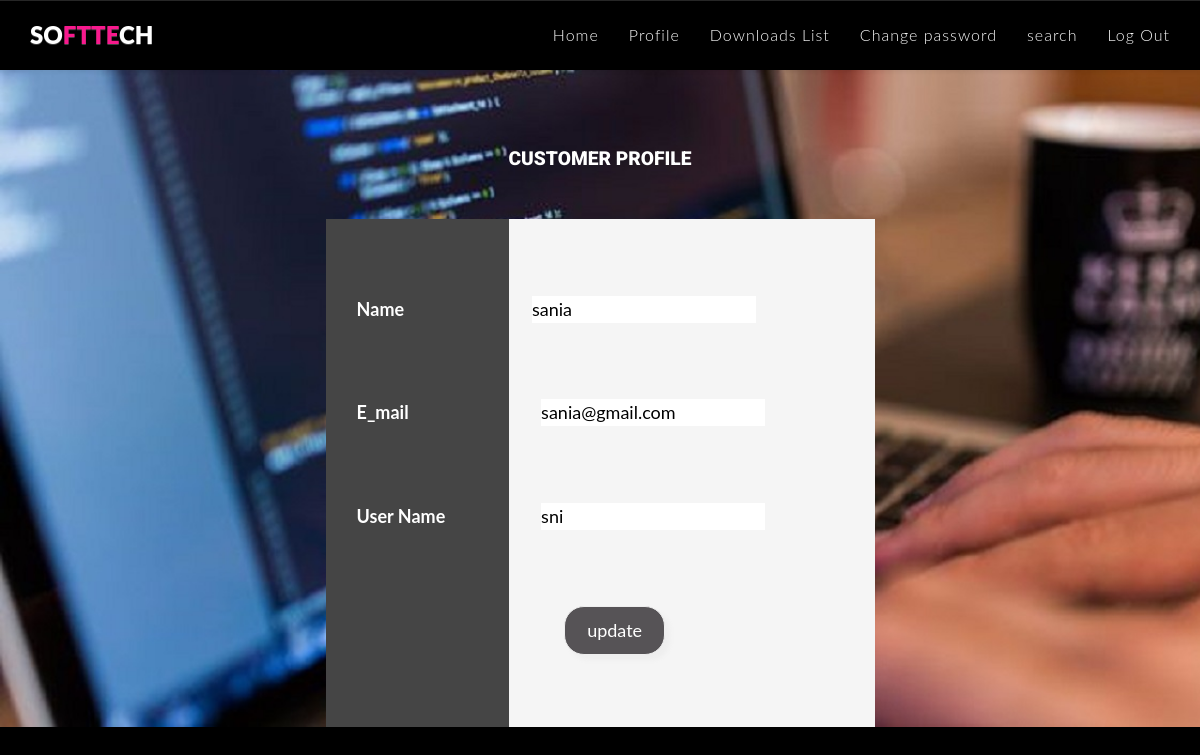
Page /edit_customer_profile.php (signed in) on the committed database.
### tables this page shows
CREATE TABLE `customer` (
  `cid` int(11) NOT NULL,
  `name` varchar(30) NOT NULL,
  `email_id` varchar(30) NOT NULL,
  `status` int(11) NOT NULL,
  `logid` int(11) NOT NULL
);

### edit_customer_profile.php (the view, shortened to what this page needs)
<!DOCTYPE html>
<html>
<head>
<link rel="stylesheet" type="text/css" href="css/oh-autoval-style.css">
<link rel="stylesheet" type="text/css" href="library/font-awesome-4.3.0/css/font-awesome.min.css">
	<link rel="stylesheet" type="text/css" href="css/animate.css">
	<link rel="stylesheet" type="text/css" href="css/owl.carousel.css">
        <link rel="stylesheet" type="text/css" href="css/owl.theme.css">
	<link rel="stylesheet" type="text/css" href="css/magnific-popup.css">
        <link rel ="stylesheet" type="text/css" href="library/vegas/vegas.min.css">
	<link rel="stylesheet" type="text/css" href="library/bootstrap/css/bootstrap-theme.min.css">
	<link rel="stylesheet" type="text/css" href="library/bootstrap/css/bootstrap.css">
	<link rel="stylesheet" type="text/css" href="css/style.css">
        <link rel="stylesheet" type="text/css" href="css/responsive.css">
	<link rel="stylesheet" type="text/css" href="css/color/rose.css">
	<link rel="stylesheet" type="text/css" href="css/custom.css">
	<link rel="stylesheet" type="text/css" href="css/oh-autoval-style.css">
</head>
<body style="background-image:url(images/main.jpg);">
	<nav  class=" nim-menu navbar navbar-default navbar-fixed-top">
	      <div class="container">
	        <div class="navbar-header">
	            <a class="navbar-brand" href="index.html">So<span class="themecolor">ftte</span>ch</a>
	        </div>
	        <div class="collapse navbar-collapse" id="bs-example-navbar-collapse-1">
	          <ul class="nav navbar-nav navbar-right">
	            <li><a href="customer.php" class="page-scroll">Home</a></li>
	            <li><a href="edit_customer_profile.php" class="page-scroll">Profile</a></li>
	            <li><a href="my_software_customer.php" class="page-scroll">Downloads List</a></li>
				      <li><a href="change_password.php" class="page-scroll">Change password</a></li>
							<li><a href="searching.php" class="page-scroll">search</a></li>
							<li><a href="logout.php" class="page-scroll">Log Out</a></li>
	          </ul>
	        </div>
	      </div>
	    </nav>
<?php
include 'dbcon.php';
$g=$_SESSION["logid"];
$sql = mysqli_query($con,"SELECT * FROM customer,login where customer.logid=login.logid and customer.logid='$g'");
?>
<center>
	<br><br>
<h3 style="margin-top:100px;" >CUSTOMER PROFILE</h3>
<?php
$email="";
$name="";
$username="";
while($row=mysqli_fetch_array($sql)){
	$name= $row['name'];
	$email=$row['email_id'];
	$username=$row['username'];
}
	?>
	<form action="" method="post" id="cust-edit" class="oh-autoval-form" onsubmit="return">
		<table  width="549" height="508" border="0" style="margin-top:50px;" >
	<tr>
	    <tr><th></th><td></td></tr>
		<tr><th>&nbsp; &nbsp;Name</th><td> &nbsp;<input  width="100" type="text" class="txxs av-name" av-message="Invalid Name"  name="name" value="<?php echo $name?>">
</td></tr>
		<tr><th>&nbsp; &nbsp;E_mail</th><td>&nbsp; &nbsp;<input class="txxs av-email" type="text" name="email" av-message="Invalid Email Address"  value="<?php echo  $email?>"></td></tr>
		<tr><th>&nbsp; &nbsp;User Name</th><td>&nbsp; &nbsp;<input class="txxs av-username" type="text" name="username"  av-message="Invalid Username" value="<?php echo $username ?>"></td></tr>
		<tr><th></th><td> &nbsp; &nbsp; &nbsp; &nbsp; <input type="submit" class="form-submit-button" name="update" value="update"></td> </tr>
	</tr></table></form>
</center>
</body>
</html>

### css/style.css (style rules this page uses)
* { padding: 0; margin: 0; vertical-align: baseline; }
html { -webkit-font-smoothing:antialiased; }
body,div,dl,dt,dd,ul,ol,li,h1,h2,h3,h4,h5,h6,pre,form,fieldset,p,blockquote,hr,th,td { margin:0; padding:0; }
body { color: #fff; font: normal 16px "Roboto", "Helvetica Neue", Helvetica, Arial, sans-serif; font-weight: 300; background-color: #000; line-height: 1.5; font-family: 'Lato', sans-serif; text-rendering: optimizeLegibility !important; -webkit-font-smoothing: antialiased !important; background-repeat: no-repeat; background-size: cover; }
h3 { font-size: 1.2em; font-weight: 900; }
a { text-decoration: none !important; transition:all 0.3s linear; -webkit-transition:all 0.3s linear; -moz-transition:all 0.3s linear; -ms-transition:all 0.3s linear; -o-transition:all 0.3s linear; }
ul { list-style: none; margin:0; padding:0; }
h1, h2, h3, h4, h5, h6, .h1, .h2, .h3, .h4, .h5, .h6 { font-family: 'Roboto', sans-serif; margin: 0; }
.nim-menu { padding: 10px; transition: all 0.8s; background:#000; border-bottom:none; transition:all 0.4s ease-in; -webkit-transition:all 0.4s ease-in; -moz-transition:all 0.4s ease-in; -ms-transition:all 0.4s ease-in; }
.nim-menu a.navbar-brand { text-transform: uppercase; font-size: 1.5em; font-weight: 900; color:#fff; }
.nim-menu.navbar-default .navbar-nav > li > a { color: #fafafa; letter-spacing: 1px; text-shadow:1px 0px rgba(0,0,0,0.5); }

### css/color/rose.css (style rules this page uses)
.themecolor { color:#f8198d; }

### css/custom.css (style rules this page uses)
table { border-collapse: collapse; font-size:20px; font-weight:bolder; border-radius:50px; }
th, td { text-align: left; padding: 18px; color: black; background-color: whitesmoke; font-size:18px; }
tr:nth-child(even) { background-color: #f2f2f2 }
th { color: white; background-color: #454545; font-size:18px; }
.form-submit-button { background: #565356; color: #fff; border: 1px solid #eee; border-radius: 20px; box-shadow: 5px 5px 5px #eee; padding: 10px 22px; text-shadow:none; }

### rows in the picture
customer: name "sania", email "sania@gmail.com", username "sni"
